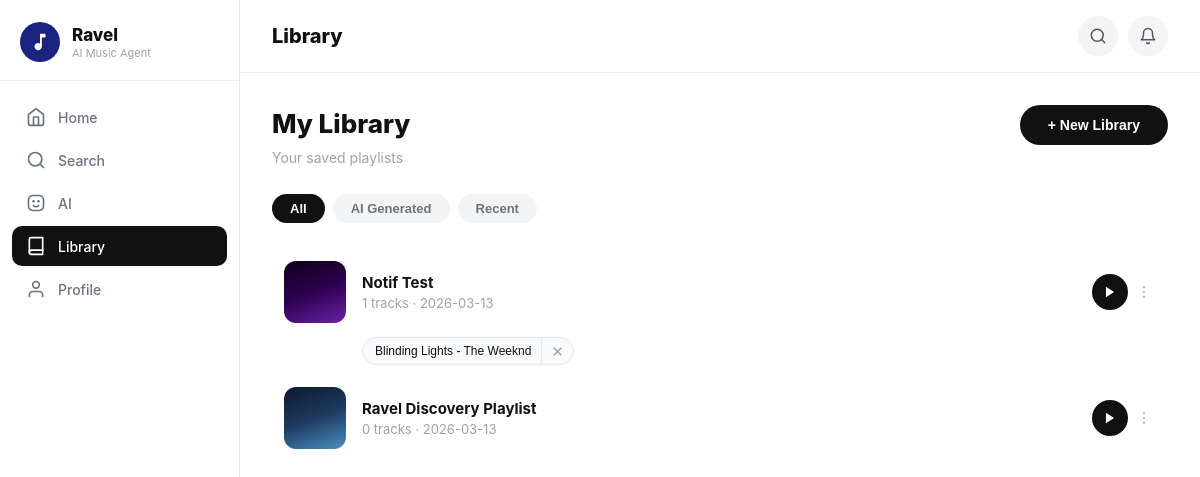
Page /library (signed in) on the committed database.
### tables this page shows
CREATE TABLE Playlist (
        PlaylistID INTEGER PRIMARY KEY AUTOINCREMENT,
        UserID INTEGER,
        GeneratedTitle TEXT,
        DateCreated DATETIME DEFAULT CURRENT_TIMESTAMP,
        FOREIGN KEY (UserID) REFERENCES User(UserID)
    );

CREATE TABLE Track (
        TrackID INTEGER PRIMARY KEY AUTOINCREMENT,
        ArtistID INTEGER,
        Title TEXT NOT NULL,
        Genre TEXT,
        PlayCount INTEGER,
        FOREIGN KEY (ArtistID) REFERENCES Artist(ArtistID)
    );

CREATE TABLE Artist (
        ArtistID INTEGER PRIMARY KEY AUTOINCREMENT,
        Name TEXT NOT NULL,
        StreamCount INTEGER,
        IsUnderrepresented BOOLEAN
    );

### app.py (the view)
@app.route('/library')
def library():
    if 'user_id' not in session:
        return redirect(url_for('login'))
    conn = get_db_connection()
    playlists_data = conn.execute(
        'SELECT * FROM Playlist WHERE UserID = ? ORDER BY DateCreated DESC',
        (session['user_id'],)
    ).fetchall()
    playlists = []
    for p in playlists_data:
        tracks = conn.execute('''
            SELECT Track.TrackID as TrackID, Track.Title as Title, Artist.Name as ArtistName, Track.Genre as Genre
            FROM Contains
            JOIN Track ON Contains.TrackID = Track.TrackID
            JOIN Artist ON Track.ArtistID = Artist.ArtistID
            WHERE Contains.PlaylistID = ?
        ''', (p['PlaylistID'],)).fetchall()
        playlists.append({
            'id': p['PlaylistID'],
            'title': p['GeneratedTitle'],
            'date': p['DateCreated'],
            'tracks': tracks
        })
    player_playlists = [
        {
            'id': playlist['id'],
            'title': playlist['title'],
            'tracks': [
                {
                    'id': track['TrackID'],
                    'title': track['Title'],
                    'artist': track['ArtistName'],
                    'genre': track['Genre']
                }
                for track in playlist['tracks']
            ]
        }
        for playlist in playlists
    ]
    notifications = build_user_notifications(conn, session['user_id'])
    conn.close()
    return render_template(
        'library.html',
        playlists=playlists,
        player_playlists=player_playlists,
        notifications=notifications
    )

### app.py (called while the page is built)
def get_db_connection():
    conn = sqlite3.connect('ravel_database.db')
    conn.row_factory = sqlite3.Row
    return conn

def build_user_notifications(conn, user_id):
    rows = conn.execute('''
        SELECT NotificationID, Message, IsRead, CreatedAt
        FROM Notification
        WHERE UserID = ?
        ORDER BY CreatedAt DESC, NotificationID DESC
        LIMIT 5
    ''', (user_id,)).fetchall()
    return [
        {
            'id': row['NotificationID'],
            'text': row['Message'],
            'time': _fmt_relative_time(row['CreatedAt']),
            'read': bool(row['IsRead'])
        }
        for row in rows
    ]

### templates/library.html (shortened to what this page needs)
<!DOCTYPE html>
<html lang="en">
<head>
</head>
<body>
<div class="sidebar">
    <div class="sidebar-logo">
        <div class="logo-circle">
            <svg width="22" height="22" viewBox="0 0 24 24" fill="white"><path d="M12 3v10.55c-.59-.34-1.27-.55-2-.55-2.21 0-4 1.79-4 4s1.79 4 4 4 4-1.79 4-4V7h4V3h-6z"/></svg>
        </div>
        <div class="sidebar-brand"><h2>Ravel</h2><p>AI Music Agent</p></div>
    </div>
    <nav class="sidebar-nav">
        <a href="/dashboard" class="nav-link">
            <svg viewBox="0 0 24 24" fill="none" stroke="currentColor" stroke-width="2" stroke-linecap="round" stroke-linejoin="round"><path d="M3 9l9-7 9 7v11a2 2 0 0 1-2 2H5a2 2 0 0 1-2-2z"/><polyline points="9 22 9 12 15 12 15 22"/></svg>Home
        </a>
        <a href="/search" class="nav-link">
            <svg viewBox="0 0 24 24" fill="none" stroke="currentColor" stroke-width="2" stroke-linecap="round" stroke-linejoin="round"><circle cx="11" cy="11" r="8"/><line x1="21" y1="21" x2="16.65" y2="16.65"/></svg>Search
        </a>
        <a href="/ai" class="nav-link">
            AI
        </a>
        <a href="/library" class="nav-link active">
            <svg viewBox="0 0 24 24" fill="none" stroke="currentColor" stroke-width="2" stroke-linecap="round" stroke-linejoin="round"><path d="M4 19.5A2.5 2.5 0 0 1 6.5 17H20"/><path d="M6.5 2H20v20H6.5A2.5 2.5 0 0 1 4 19.5v-15A2.5 2.5 0 0 1 6.5 2z"/></svg>Library
        </a>
        <a href="/profile" class="nav-link">
            <svg viewBox="0 0 24 24" fill="none" stroke="currentColor" stroke-width="2" stroke-linecap="round" stroke-linejoin="round"><path d="M20 21v-2a4 4 0 0 0-4-4H8a4 4 0 0 0-4 4v2"/><circle cx="12" cy="7" r="4"/></svg>Profile
        </a>
    </nav>
</div>
<div class="main-content">
    <div class="top-bar">
        <span class="top-bar-title">Library</span>
        <div class="top-bar-right">
            <button class="icon-btn" onclick="window.location.href='/search'" aria-label="Search">
                <svg width="18" height="18" viewBox="0 0 24 24" fill="none" stroke="#555" stroke-width="2" stroke-linecap="round" stroke-linejoin="round"><circle cx="11" cy="11" r="8"/><line x1="21" y1="21" x2="16.65" y2="16.65"/></svg>
            </button>
            <div class="notif-wrapper">
                <button class="icon-btn" id="notif-btn" onclick="toggleNotif()" aria-label="Notifications">
                    <svg width="18" height="18" viewBox="0 0 24 24" fill="none" stroke="#555" stroke-width="2" stroke-linecap="round" stroke-linejoin="round"><path d="M18 8A6 6 0 0 0 6 8c0 7-3 9-3 9h18s-3-2-3-9"/><path d="M13.73 21a2 2 0 0 1-3.46 0"/></svg>
                </button>
            </div>
        </div>
    </div>
    <div class="content-area">
        <div style="display:flex;align-items:center;justify-content:space-between;margin-bottom:4px;">
            <div class="page-title">My Library</div>
            <button class="cta-btn" style="margin:0;" onclick="openCreateModal()">+ New Library</button>
        </div>
        <div class="page-subtitle">Your saved playlists</div>
        <div class="filter-row">
            <button class="chip active" onclick="filterChip('all',this)">All</button>
            <button class="chip" onclick="filterChip('ai',this)">AI Generated</button>
            <button class="chip" onclick="filterChip('recent',this)">Recent</button>
        </div>
        {% if playlists %}
        <div class="playlist-list" id="playlist-list">
            {% for playlist in playlists %}
            <div class="playlist-row" data-type="ai" data-playlist-id="{{ playlist.id }}">
                <div class="playlist-thumb" style="background:linear-gradient(160deg,
                    {% if loop.index % 5 == 1 %}#0d0019 0%,#2d0050 50%,#6b21a8 100%
                    {% elif loop.index % 5 == 2 %}#0c1a2e 0%,#1e3a5f 50%,#4a8fc1 100%
                    {% elif loop.index % 5 == 3 %}#1a1810 0%,#2e2416 50%,#3a2e1c 100%
                    {% elif loop.index % 5 == 4 %}#0f0f0f 0%,#1c1c1c 50%,#2a2219 100%
                    {% else %}#1a1a2e 0%,#16213e 50%,#0f3460 100%{% endif %});"></div>
                <div class="playlist-row-info">
                    <div class="playlist-row-title">{{ playlist.title }}</div>
                    <div class="playlist-row-meta">{{ playlist.tracks|length }} tracks &middot; {{ playlist.date[:10] if playlist.date else '' }}</div>
                </div>
                <div class="playlist-row-actions">
                    <button class="row-play-btn js-play-playlist" data-playlist-id="{{ playlist.id }}" data-title="{{ playlist.title | e }}" data-artist="{{ (playlist.tracks[0].ArtistName if playlist.tracks else 'Your Library') | e }}" data-track-id="{{ playlist.tracks[0].TrackID if playlist.tracks else 0 }}" data-genre="{{ (playlist.tracks[0].Genre if playlist.tracks else '') | e }}" aria-label="Play">
                        <svg width="14" height="14" viewBox="0 0 24 24" fill="white"><polygon points="5 3 19 12 5 21 5 3"/></svg>
                    </button>
                    <div class="more-dropdown-wrapper">
                        <button class="row-more-btn js-more-btn" data-playlist-id="{{ playlist.id }}" data-playlist-title="{{ playlist.title | e }}" aria-label="More options">
                            <svg width="16" height="16" viewBox="0 0 24 24" fill="currentColor"><circle cx="12" cy="5" r="1.5"/><circle cx="12" cy="12" r="1.5"/><circle cx="12" cy="19" r="1.5"/></svg>
                        </button>
                    </div>
                </div>
            </div>
            {% if playlist.tracks %}
            <div class="playlist-tracks">
                {% for t in playlist.tracks %}
                <div class="track-pill-group">
                    <button class="track-pill js-track-pill" data-playlist-id="{{ playlist.id }}" data-track-id="{{ t.TrackID }}" data-title="{{ t.Title | e }}" data-artist="{{ t.ArtistName | e }}" data-genre="{{ t.Genre | e }}">{{ t.Title }} - {{ t.ArtistName }}</button>
                    <button class="pill-remove js-remove-track" data-playlist-id="{{ playlist.id }}" data-track-id="{{ t.TrackID }}" data-title="{{ t.Title | e }}" aria-label="Remove from library">&#x2715;</button>
                </div>
                {% endfor %}
            </div>
            {% endif %}
            {% endfor %}
        </div>
        {% endif %}
    </div>
</div>
</body>
</html>

### rows in the picture
Playlist: title "Notif Test", tracks|length "1", DateCreated "2026-03-13"
Track: Title "Blinding Lights", ArtistName "The Weeknd"
Playlist: title "Ravel Discovery Playlist", tracks|length "0", DateCreated "2026-03-13"
